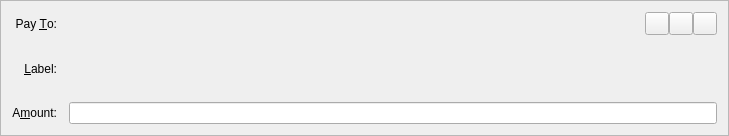
<?xml version="1.0" encoding="UTF-8"?>
<ui version="4.0">
 <class>SendCoinsEntry</class>
 <widget class="QFrame" name="SendCoinsEntry">
  <property name="geometry">
   <rect>
    <x>0</x>
    <y>0</y>
    <width>729</width>
    <height>136</height>
   </rect>
  </property>
  <property name="windowTitle">
   <string>Form</string>
  </property>
  <property name="frameShape">
   <enum>QFrame::StyledPanel</enum>
  </property>
  <property name="frameShadow">
   <enum>QFrame::Sunken</enum>
  </property>
  <layout class="QGridLayout" name="gridLayout">
   <property name="spacing">
    <number>12</number>
   </property>
   <item row="5" column="0">
    <widget class="QLabel" name="label">
     <property name="text">
      <string>A&amp;mount:</string>
     </property>
     <property name="alignment">
      <set>Qt::AlignRight|Qt::AlignTrailing|Qt::AlignVCenter</set>
     </property>
     <property name="buddy">
      <cstring>payAmount</cstring>
     </property>
    </widget>
   </item>
   <item row="3" column="0">
    <widget class="QLabel" name="label_2">
     <property name="text">
      <string>Pay &amp;To:</string>
     </property>
     <property name="alignment">
      <set>Qt::AlignRight|Qt::AlignTrailing|Qt::AlignVCenter</set>
     </property>
     <property name="buddy">
      <cstring>payTo</cstring>
     </property>
    </widget>
   </item>
   <item row="5" column="1">
    <widget class="BitcoinAmountField" name="payAmount"/>
   </item>
   <item row="4" column="1">
    <layout class="QHBoxLayout" name="horizontalLayout_2">
     <property name="spacing">
      <number>0</number>
     </property>
     <item>
      <widget class="QValidatedLineEdit" name="addAsLabel" native="true">
       <property name="enabled">
        <bool>true</bool>
       </property>
       <property name="toolTip">
        <string>Enter a label for this address to add it to your address book</string>
       </property>
      </widget>
     </item>
    </layout>
   </item>
   <item row="4" column="0">
    <widget class="QLabel" name="label_4">
     <property name="text">
      <string>&amp;Label:</string>
     </property>
     <property name="alignment">
      <set>Qt::AlignRight|Qt::AlignTrailing|Qt::AlignVCenter</set>
     </property>
     <property name="buddy">
      <cstring>addAsLabel</cstring>
     </property>
    </widget>
   </item>
   <item row="3" column="1">
    <layout class="QHBoxLayout" name="payToLayout">
     <property name="spacing">
      <number>0</number>
     </property>
     <item>
      <widget class="QValidatedLineEdit" name="payTo" native="true">
       <property name="toolTip">
        <string>The address to send the payment to  (e.g. 3LX4HrM2vMa9rt8zDiutWvcvAi1894uRxj)</string>
       </property>
       <property name="maxLength" stdset="0">
        <number>100</number>
       </property>
      </widget>
     </item>
     <item>
      <widget class="QToolButton" name="addressBookButton">
       <property name="toolTip">
        <string>Choose address from address book</string>
       </property>
       <property name="text">
        <string/>
       </property>
       <property name="icon">
        <iconset resource="../bitcoin.qrc">
         <normaloff>:/icons/address-book</normaloff>:/icons/address-book</iconset>
       </property>
       <property name="shortcut">
        <string>Alt+A</string>
       </property>
      </widget>
     </item>
     <item>
      <widget class="QToolButton" name="pasteButton">
       <property name="toolTip">
        <string>Paste address from clipboard</string>
       </property>
       <property name="text">
        <string/>
       </property>
       <property name="icon">
        <iconset resource="../bitcoin.qrc">
         <normaloff>:/icons/editpaste</normaloff>:/icons/editpaste</iconset>
       </property>
       <property name="shortcut">
        <string>Alt+P</string>
       </property>
      </widget>
     </item>
     <item>
      <widget class="QToolButton" name="deleteButton">
       <property name="toolTip">
        <string>Remove this recipient</string>
       </property>
       <property name="text">
        <string/>
       </property>
       <property name="icon">
        <iconset resource="../bitcoin.qrc">
         <normaloff>:/icons/remove</normaloff>:/icons/remove</iconset>
       </property>
      </widget>
     </item>
    </layout>
   </item>
  </layout>
 </widget>
 <customwidgets>
  <customwidget>
   <class>QValidatedLineEdit</class>
   <extends>QWidget</extends>
   <header>qvalidatedlineedit.h</header>
  </customwidget>
  <customwidget>
   <class>BitcoinAmountField</class>
   <extends>QLineEdit</extends>
   <header>bitcoinamountfield.h</header>
   <container>1</container>
  </customwidget>
 </customwidgets>
 <resources>
  <include location="../bitcoin.qrc"/>
 </resources>
 <connections/>
</ui>
